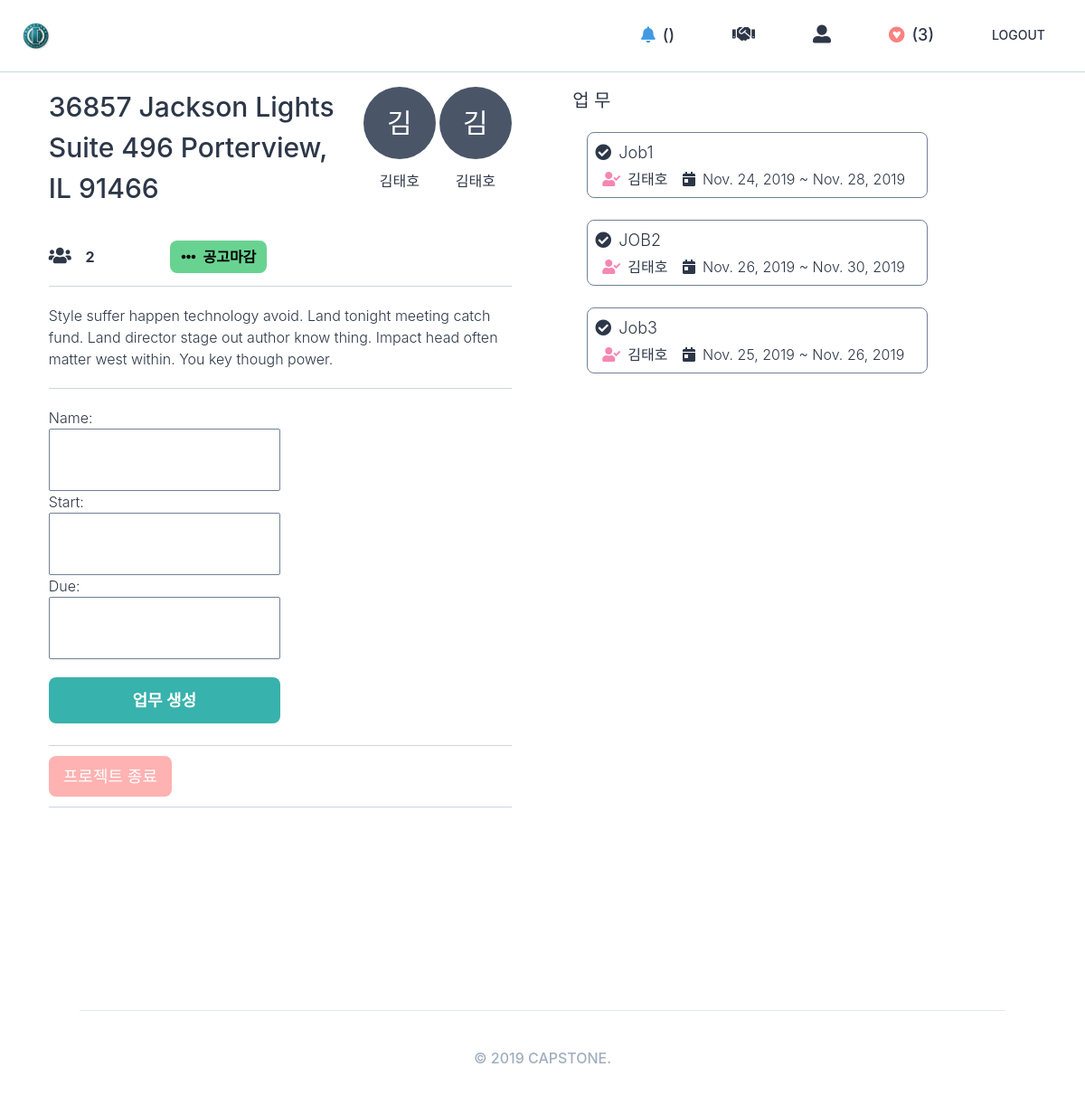
/projects/member/56/ (signed in), run on the app's committed database.
### users/models.py (models this page shows)
class User(AbstractUser):
    GENDER_MALE = "male"
    GENDER_FEMALE = "female"
    GENDER_CHOICES = (
        (GENDER_MALE, "남성"),
        (GENDER_FEMALE, "여성"),
    )
    MAJOR_1 = "글로벌지역학"
    MAJOR_2 = "EU전공"
    MAJOR_3 = "GlobalBusiness"
    MAJOR_4 = "TESOL영어학전공"
    MAJOR_5 = "광고PR브랜딩전공"
    MAJOR_6 = "교육학"
    MAJOR_7 = "국가리더전공"
    MAJOR_8 = "국제금융학과"
    MAJOR_9 = "국제스포츠레저전공"
    MAJOR_10 = "그리스불가리아학과"
    MAJOR_11 = "남아프리카어전공"
    MAJOR_12 = "독일어통번역학과"
    MAJOR_13 = "동아프리카어전공"
    MAJOR_14 = "동유럽학대학"
    MAJOR_15 = "러시아학과"
    MAJOR_16 = "루마니아어과"
    MAJOR_17 = "말레이인도네시아어통번역학과"
    MAJOR_18 = "문화콘텐츠학전공"
    MAJOR_19 = "바이오메디컬공학전공"
    MAJOR_20 = "방송영상뉴미디어전공"
    MAJOR_21 = "브라질학과"
    MAJOR_22 = "사학과"
    MAJOR_23 = "산업경영공학과"
    MAJOR_24 = "생명공학과"
    MAJOR_25 = "서아프리카어전공"
    MAJOR_26 = "세계문화예술경영전공"
    MAJOR_27 = "세르비아크로아티아어과"
    MAJOR_28 = "수학과"
    MAJOR_29 = "스페인어통번역학과"
    MAJOR_30 = "아랍어통번역학과"
    MAJOR_31 = "아프리카학부"
    MAJOR_32 = "언론정보전공"
    MAJOR_33 = "언어인지과학과"
    MAJOR_34 = "영미권통상통번역전공"
    MAJOR_35 = "영미문학번역전공"
    MAJOR_36 = "영어통번역학부"
    MAJOR_37 = "영어통번역학전공"
    MAJOR_38 = "우크라이나어과"
    MAJOR_39 = "융복합소프트웨어전공"
    MAJOR_40 = "이탈리아어통번역학과"
    MAJOR_41 = "인도학과"
    MAJOR_42 = "일본어통번역학과"
    MAJOR_43 = "전자공학과"
    MAJOR_44 = "전자물리학과"
    MAJOR_45 = "정보기록학전공"
    MAJOR_46 = "정보통신공학과"
    MAJOR_47 = "정치외교학과"
    MAJOR_48 = "중국어통번역학과"
    MAJOR_49 = "중앙아시아학과"
    MAJOR_50 = "지식콘텐츠전공"
    MAJOR_51 = "철학과"
    MAJOR_52 = "체코슬로바키아어과"
    MAJOR_53 = "컴퓨터전자시스템공학전공"
    MAJOR_54 = "태국어통번역학과"
    MAJOR_55 = "통계학과"
    MAJOR_56 = "폴란드어과"
    MAJOR_57 = "프랑스학과"
    MAJOR_58 = "한국학과"
    MAJOR_59 = "행정학과"
    MAJOR_60 = "헝가리어과"
    MAJOR_61 = "화학과"
    MAJOR_62 = "환경학과"
    MAJOR_CHOICES = (
        (MAJOR_1, "글로벌지역학"),
        (MAJOR_2, "EU전공"),
        (MAJOR_3, "GlobalBusiness"),
        (MAJOR_4, "TESOL영어학전공"),
        (MAJOR_5, "광고PR브랜딩전공"),
        (MAJOR_6, "교육학"),
        (MAJOR_7, "국가리더전공"),
        (MAJOR_8, "국제금융학과"),
        (MAJOR_9, "국제스포츠레저전공"),
        (MAJOR_10,  "그리스불가리아학과"),
        (MAJOR_11,  "남아프리카어전공"),
        (MAJOR_12,  "독일어통번역학과"),
        (MAJOR_13,  "동아프리카어전공"),
        (MAJOR_14,  "동유럽학대학"),
        (MAJOR_15,  "러시아학과"),
        (MAJOR_16,  "루마니아어과"),
        (MAJOR_17,  "말레이인도네시아어통번역학과"),
        (MAJOR_18,  "문화콘텐츠학전공"),
        (MAJOR_19,  "바이오메디컬공학전공"),
        (MAJOR_20,  "방송영상뉴미디어전공"),
        (MAJOR_21,  "브라질학과"),
        (MAJOR_22,  "사학과"),
        (MAJOR_23,  "산업경영공학과"),
        (MAJOR_24,  "생명공학과"),
        (MAJOR_25,  "서아프리카어전공"),
        (MAJOR_26,  "세계문화예술경영전공"),
        (MAJOR_27,  "세르비아크로아티아어과"),
        (MAJOR_28,  "수학과"),
        (MAJOR_29,  "스페인어통번역학과"),
        (MAJOR_30,  "아랍어통번역학과"),
        (MAJOR_31,  "아프리카학부"),
        (MAJOR_32,  "언론정보전공"),
        (MAJOR_33,  "언어인지과학과"),
        (MAJOR_34,  "영미권통상통번역전공"),
        (MAJOR_35,  "영미문학번역전공"),
        (MAJOR_36,  "영어통번역학부"),
        (MAJOR_37,  "영어통번역학전공"),
        (MAJOR_38,  "우크라이나어과"),
        (MAJOR_39,  "융복합소프트웨어전공"),
        (MAJOR_40,  "이탈리아어통번역학과"),
        (MAJOR_41,  "인도학과"),
        (MAJOR_42,  "일본어통번역학과"),
        (MAJOR_43,  "전자공학과"),
        (MAJOR_44,  "전자물리학과"),
        (MAJOR_45,  "정보기록학전공"),
        (MAJOR_46,  "정보통신공학과"),
        (MAJOR_47,  "정치외교학과"),
        (MAJOR_48,  "중국어통번역학과"),
        (MAJOR_49,  "중앙아시아학과"),
        (MAJOR_50,  "지식콘텐츠전공"),
        (MAJOR_51,  "철학과"),
        (MAJOR_52,  "체코슬로바키아어과"),
        (MAJOR_53,  "컴퓨터전자시스템공학전공"),
        (MAJOR_54,  "태국어통번역학과"),
        (MAJOR_55,  "통계학과"),
        (MAJOR_56,  "폴란드어과"),
        (MAJOR_57,  "프랑스학과"),
        (MAJOR_58,  "한국학과"),
        (MAJOR_59,  "행정학과"),
        (MAJOR_60,  "헝가리어과"),
        (MAJOR_61,  "화학과"),
        (MAJOR_62,  "환경학과"),
    )
    LOGIN_EMAIL = "email"
    LOGIN_KAKAO = "kakao"
    LOGIN_CHOICES = (
        (LOGIN_EMAIL, "EMAIL"),
        (LOGIN_KAKAO, "KAKAO"),
    )
    objects = managers.CustomModelManager()
    gender = models.CharField(choices=GENDER_CHOICES, max_length=10, blank=True)
    bio = models.TextField(default="")
    major = models.CharField(choices=MAJOR_CHOICES, max_length=20, blank=True)
    login_method = models.CharField(choices=LOGIN_CHOICES, max_length=50, default=LOGIN_EMAIL)
    def get_absolute_url(self):
        return reverse("users:profile", kwargs={"pk": self.pk})

### lists/models.py (models this page shows, shortened)
class List(core_models.TimeStampedModel):
    name = models.CharField(max_length=80)
    user = models.OneToOneField(
        "users.User", related_name="list", on_delete=models.CASCADE
    )
    projects = models.ManyToManyField("projects.Project", related_name="lists", blank=True)
    def count_projects(self):
        return self.projects.count()
    count_projects.short_description = "Number of Projects"

### projects/models.py (models this page shows, shortened)
class Project(core_models.TimeStampedModel):
    name = models.CharField(max_length=140)
    description = models.TextField()
    on_market = models.BooleanField(default=False)
    categories = models.ManyToManyField("Category", related_name="projects", blank=True)
    host = models.ForeignKey(
        "users.User", related_name="project_host", on_delete=models.CASCADE
    )
    def count_participants(self):
        return self.participants.count() + 1

class ProjectJob(core_models.TimeStampedModel):
    name = models.CharField(max_length=140)
    start = models.DateField()
    due = models.DateField()
    charger = models.ForeignKey(
        "users.User", related_name="project_jobs", on_delete=models.SET_NULL, null=True
    )
    project = models.ForeignKey(
        "Project", related_name="project_jobs", on_delete=models.CASCADE
    )

### participant/models.py (models this page shows)
class Participant(core_models.TimeStampedModel):
    user = models.ForeignKey(
        "users.User", related_name="participants", on_delete=models.CASCADE
    )
    project = models.ForeignKey(
        "projects.Project", related_name="participants", on_delete=models.CASCADE
    )

### projects/views.py (the view)
# urls.py: path("member/<int:pk>/", views.ProjectMemberDetail.as_view(), name="member-detail"),
class ProjectMemberDetail(user_mixins.LoggedInOnlyView, View):
    def get(self, *args, **kwargs):
        pk = kwargs.get("pk")
        project = models.Project.objects.get_or_none(pk=pk)
        if not project:
            raise Http404()
        project_job = models.ProjectJob.objects.filter(project=project)
        participants = participant_models.Participant.objects.filter(project=project)
        form = forms.CreateProjectJobForm()
        return render(
            self.request,
            "projects/member_project.html",
            {
                "project": project,
                "participants": participants,
                "project_job": project_job,
                "form": form,
            },
        )

### projects/forms.py (shortened to what this page needs)
class CreateProjectJobForm(forms.ModelForm):
    class Meta:
        model = models.ProjectJob
        fields = (
            "name",
            "start",
            "due",
        )

### core/managers.py (called while the page is built)
    def get_or_none(self, **kwargs):
        try:
            return self.get(**kwargs)
        except self.model.DoesNotExist:
            return None

### templates/projects/member_project.html (shortened to what this page needs)
{% extends "base.html" %}
{% load static %}
{% load on_favs check_apply %}
{% block content %}
    <div class="container mx-5 flex justify-around pb-56">
        <div class="w-1/2">
            <div class="flex justify-between">
                <div class="mr-8 mb-5">
                    <h4 class="text-3xl font-medium mb-px">{{project.name}}</h4>
                </div>
                <a href="{{project.host.get_absolute_url}}" class="flex flex-col items-center mr-1">
                    {% include "mixins/user_avatar.html" with user=project.host %}
                    <span class="mt-3 text-medium">{{project.host.first_name}}{{project.host.last_name}}</span>
                </a>
                {% for participant in participants %}
                    <a href="{{participant.user.get_absolute_url}}" class="flex flex-col items-center">
                        {% include "mixins/user_avatar.html" with user=participant.user %}
                        <span class="mt-3 text-medium">{{participant.user.first_name}}{{participant.user.last_name}}</span>
                    </a>
                {% endfor %}
            </div>
            <p class="border-b border-gray-400 pb-5 mt-5 font-bold">
                <i class="fas fa-users text-xl mr-3"></i>
                {{project.count_participants}}
                {% if project.on_market %}
                    <a href="{% url 'projects:toggle' project.pk %}" class="pro_zoom text-center ml-20 py-2 px-3 rounded-lg font-bold w-full text-black bg-green-400 hover:text-white-300"><i class="fas fa-ellipsis-h mr-2"></i>공고마감</a>
                {% else %}
                    <a href="{% url 'projects:toggle' project.pk %}" class="pro_zoom text-center ml-20 py-2 px-3 rounded-lg font-bold w-full text-black bg-yellow-500 hover:text-white-300"><i class="fas fa-share-alt mr-2"></i>공고등록</a>
                {% endif %}
            </p>
            <p class="border-b border-gray-400 pb-5 mt-5">
                {{project.description}}
            </p>
                <form action="{% url 'projects:create-job' project.pk %}" method="POST" class="w-1/2">
                    {{form}}
                    <button class="pro_zoom text-center py-3 rounded-lg font-bold text-lg w-full text-white bg-teal-500 mt-5">업무 생성</button>
                </form>
            <div class="border-b border-gray-400 pb-5 mt-1 flex flex-row">
            </div>
            <p class="border-b border-gray-400 pb-5 mt-5 pro_zoom">
                <a href="#" class="btn text-center py-3 px-4 rounded-lg font-medium text-lg w-full text-white bg-red-300 text-white hover:text-gray-300">프로젝트 종료</a>
            </p>
        </div>
        <div>
            <h4 class="font-medium text-xl mb-5 w-15 mr-2">업 무</h4>
            {% for j in project_job %}
                <li class="mb-2 list-none ml-4 mb-6 border border-gray-600 rounded-lg w-full p-2">
                    <div class="mb-1 text-lg"><i class="fas fa-check-circle mr-2"></i>{{j.name}}</div>
                    <span class="mr-3"><i class="fas fa-user-check mr-2 ml-2 text-pink-400"></i>{{j.charger.first_name}}{{j.charger.last_name}}</span>
                    <span><i class="fas fa-calendar-day mr-2"></i>{{j.start}} ~ {{j.due}}</span>
                </li>
            {% endfor %}
        </div>
    </div>
{% endblock content %}

### templates/partials/nav.html (shortened to what this page needs)
<ul class="flex items-center text-sm font-medium h-full">
    {% if user.is_authenticated %}
        <li class="nav_link text-lg pro_zoom"><a href="#"><i class="fas fa-bell text-lg mr-2 text-blue-500"></i>()</a></li>
        <li class="nav_link pro_zoom"><a href="{% url 'projects:create' %}"><i class="fas fa-handshake text-xl"></i></a></li>
        <li class="nav_link pro_zoom"><a href="{{user.get_absolute_url}}"><i class="fas fa-user-alt text-xl"></i></a></li>
        <li class="nav_link text-lg pro_zoom"><a href="{% url 'lists:see-favs' %}"><i class="fab fa-gratipay text-lg mr-2 text-red-400"></i>({{user.list.projects.count}})</a></li>
        <li class="nav_link pro_zoom"><a href="{% url 'users:logout' %}">LOGOUT</a></li>
    {% else %}
        <li class="nav_link pro_zoom"><a href="{% url 'users:login' %}">LOGIN</a></li>
        <li class="nav_link pro_zoom"><a href="#">JOIN</a></li>
    {% endif %}
</ul>

### templates/mixins/user_avatar.html
<div class="{{h_and_w|default:'h-20 w-20'}} bg-gray-700 rounded-full text-white flex justify-center items-center">
    <span class="{{text|default:'text-3xl'}}">{{user.first_name|first}}</span>
</div>

### data on the page
User: list.projects.count "3", first_name|first "김"
Project: name "36857 Jackson Lights Suite 496 Porterview, IL 91466", host.first_name "김", host.last_name "태호", count_participants "2", description "Style suffer happen technology avoid. Land tonight meeting catch fund. Land director stage out author know thing. Impact head often matter west within. You key though power."
Participant: user.first_name "김", user.last_name "태호"
ProjectJob: name "Job1", charger.first_name "김", charger.last_name "태호", start "Nov. 24, 2019", due "Nov. 28, 2019"
ProjectJob: name "JOB2", charger.first_name "김", charger.last_name "태호", start "Nov. 26, 2019", due "Nov. 30, 2019"
ProjectJob: name "Job3", charger.first_name "김", charger.last_name "태호", start "Nov. 25, 2019", due "Nov. 26, 2019"
